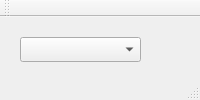
<?xml version="1.0" encoding="UTF-8"?>
<ui version="4.0">
 <class>MainWindow</class>
 <widget class="QMainWindow" name="MainWindow">
  <property name="windowTitle">
   <string>KitDeBug</string>
  </property>
  <property name="windowIcon">
   <iconset>
    <normaloff>../../../Imagens/bug.png</normaloff>../../../Imagens/bug.png</iconset>
  </property>
  <widget class="QWidget" name="centralWidget">
   <widget class="QComboBox" name="comboBox_port">
    <property name="geometry">
     <rect>
      <x>20</x>
      <y>20</y>
      <width>121</width>
      <height>25</height>
     </rect>
    </property>
   </widget>
   <widget class="QComboBox" name="comboBox_baud">
    <property name="geometry">
     <rect>
      <x>200</x>
      <y>20</y>
      <width>121</width>
      <height>25</height>
     </rect>
    </property>
   </widget>
  </widget>
  <widget class="QMenuBar" name="menuBar">
   <property name="geometry">
    <rect>
     <x>0</x>
     <y>0</y>
     <width>668</width>
     <height>22</height>
    </rect>
   </property>
  </widget>
  <widget class="QToolBar" name="mainToolBar">
   <attribute name="toolBarArea">
    <enum>TopToolBarArea</enum>
   </attribute>
   <attribute name="toolBarBreak">
    <bool>false</bool>
   </attribute>
  </widget>
  <widget class="QStatusBar" name="statusBar"/>
 </widget>
 <layoutdefault spacing="6" margin="11"/>
 <resources/>
 <connections/>
</ui>
